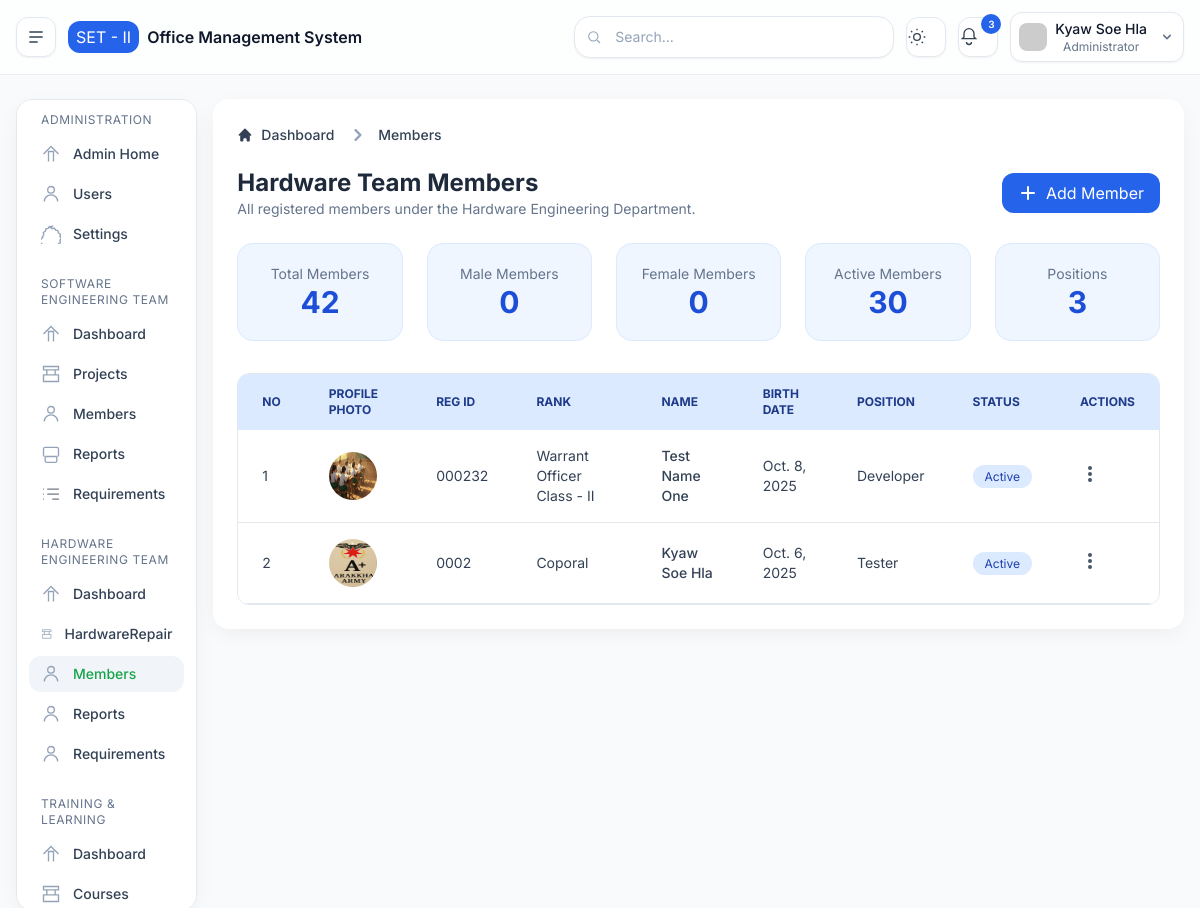
The app's page /het/members/ (signed in) with its own data.
### base/models.py (models this page shows, shortened)
class SystemSettings(models.Model):
    system_name = models.CharField(max_length=100, default="Engineering Management Dashboard")
    organization = models.CharField(max_length=100, default="Software Engineering Team II")
    email_notifications = models.BooleanField(default=True)
    system_warnings = models.BooleanField(default=True)
    weekly_reports = models.BooleanField(default=False)
    session_timeout = models.PositiveIntegerField(default=30)
    updated_at = models.DateTimeField(auto_now=True)

### accounts/models.py (models this page shows, shortened)
class CustomUser(AbstractBaseUser, PermissionsMixin):
    ROLE_CHOICES = [
        ("admin", "Administrator"),
        ("set", "Software Engineering Team"),
        ("het", "Hardware Engineering Team"),
        ("training", "Training & Learning"),
    ]
    id = models.UUIDField(primary_key=True, default=uuid.uuid4, editable=False)
    email = models.EmailField(unique=True)
    full_name = models.CharField(max_length=255)
    role = models.CharField(max_length=20, choices=ROLE_CHOICES, default="‌admin")
    is_active = models.BooleanField(default=True)
    is_staff = models.BooleanField(default=False)
    date_joined = models.DateTimeField(auto_now_add=True)
    groups = models.ManyToManyField(
        "auth.Group",
        related_name="customuser_set",
        blank=True,
        help_text="The groups this user belongs to.",
    )
    user_permissions = models.ManyToManyField(
        "auth.Permission",
        related_name="customuser_permissions",
        blank=True,
        help_text="Specific permissions for this user.",
    )
    USERNAME_FIELD = "email"
    REQUIRED_FIELDS = ["full_name"]
    objects = CustomUserManager()

### het/models.py (models this page shows, shortened)
class Member(models.Model):
    GENDER_CHOICES = [
        ('male', 'Male'),
        ('female', 'Female'),
    ]
    RANK_CHOICES = [
        ('private', 'Private'),
        ('lance_corporal', 'Lance Corporal'),
        ('coporal', 'Coporal'),
        ('sergeant', 'Sergeant'),
        ('warrant_officer_class-1', 'Warrant Officer Class - I'),
        ('warrant_officer_class-2', 'Warrant Officer Class - II'),
        ('second Lieutenant', 'Second Lieutenant'),
        ('lieutenant', 'Lieutenant'),
        ('captain', 'Captain'),
        ('major', 'Major'),
        ('colonel', 'Colonel'),
        ('general', 'General'),
    ]
    DEPARTMENT_CHOICES = [
        ("SET", "Software Engineering Team"),
        ("HET", "Hardware Engineering Team"),
        ("TRAINING", "Training & Learning"),
    ]
    POSITION_CHOICES = [
        ("developer", "Developer"),
        ("designer", "UI/UX Designer"),
        ("mobile_developer", "Mobile Developer"),
        ("server_admin", "Server Administrator"),
        ("tester", "Tester"),
        ("manager", "Project Manager"),
        ("intern", "Intern"),
    ]
    id = models.UUIDField(primary_key=True, default=uuid.uuid4, editable=False)
    user = models.ForeignKey(
        CustomUser, on_delete=models.CASCADE,
        related_name="het_members", null=True, blank=True,
        help_text="If this member is linked to a user account"
    )
    department = models.CharField(max_length=30, choices=DEPARTMENT_CHOICES, editable=False, blank=True, null=True)
    gender = models.CharField(max_length=10, choices=GENDER_CHOICES, blank=True, null=True)
    birth_date = models.DateField(blank=True, null=True)
    rank = models.CharField(max_length=50, choices=RANK_CHOICES, blank=True, null=True)
    full_name = models.CharField(max_length=150)
    reg_no = models.CharField(max_length=10, unique=True)
    position = models.CharField(max_length=50, choices=POSITION_CHOICES)
    joined_date = models.DateField(auto_now_add=True)
    is_active = models.BooleanField(default=True)
    bio = models.TextField(blank=True, null=True)
    profile_photo = models.ImageField(
        upload_to="members/photos/", blank=True, null=True,
        help_text="Optional profile picture"
    )
    created_at = models.DateTimeField(auto_now_add=True)
    updated_at = models.DateTimeField(auto_now=True)
    class Meta:
        verbose_name = "HET Member"
        verbose_name_plural = "HET Members"
        ordering = ["-created_at"]
    def get_profile_photo_url(self):
        if self.profile_photo and hasattr(self.profile_photo, "url"):
            return self.profile_photo.url
        from django.templatetags.static import static
        return static("profile/default-profile.png")

### het/views.py (the view)
# urls.py: path('members/', views.members, name='het.members'),
@role_required("het", "admin")
def members(request):
    members = Member.objects.all()
    context = {
        "active_menu": "het_members",
        "members": members,
    }
    return render(request, 'pages/het/members/members.html', context)

### templates/pages/het/members/members.html (shortened to what this page needs)
{% extends 'layouts/main.html' %}
{% block content %}
<div class="bg-white p-6 rounded-2xl shadow-soft dark:bg-slate-900">
  <nav class="flex mb-5" aria-label="Breadcrumb">
    <ol class="inline-flex items-center space-x-1 md:space-x-3">
      <li class="inline-flex items-center">
        <a href="{% url 'het.index' %}"
          class="inline-flex items-center text-sm font-medium text-slate-700 hover:text-blue-600 dark:text-slate-300 dark:hover:text-blue-400">
          <svg class="w-4 h-4 mr-2" fill="currentColor" viewBox="0 0 20 20">
            <path
              d="M10.707 2.293a1 1 0 00-1.414 0l-7 7a1 1 0 001.414 1.414L4 10.414V17a1 1 0 001 1h2a1 1 0 001-1v-2a1 1 0 011-1h2a1 1 0 011 1v2a1 1 0 001 1h2a1 1 0 001-1v-6.586l.293.293a1 1 0 001.414-1.414l-7-7z">
            </path>
          </svg>
          Dashboard
        </a>
      </li>
      <li>
        <div class="flex items-center">
          <svg class="w-6 h-6 text-slate-400" fill="currentColor" viewBox="0 0 20 20">
            <path fill-rule="evenodd"
              d="M7.293 14.707a1 1 0 010-1.414L10.586 10 7.293 6.707a1 1 0 011.414-1.414l4 4a1 1 0 010 1.414l-4 4a1 1 0 01-1.414 0z"
              clip-rule="evenodd"></path>
          </svg>
          <a href="#" class="ml-1 text-sm font-medium text-slate-700 hover:text-blue-600 md:ml-2 dark:text-slate-300 dark:hover:text-blue-400">
            Members
          </a>
        </div>
      </li>
    </ol>
  </nav>
  <div class="flex justify-between items-center mb-6">
    <div>
      <h2 class="text-2xl font-bold text-slate-800 dark:text-slate-200">Hardware Team Members</h2>
      <p class="text-slate-500 text-sm">All registered members under the Hardware Engineering Department.</p>
    </div>
    <button class="px-4 py-2 bg-blue-600 text-white rounded-xl hover:bg-blue-700 flex items-center gap-2">
      <svg xmlns="http://www.w3.org/2000/svg" class="h-5 w-5" fill="currentColor" viewBox="0 0 20 20">
        <path fill-rule="evenodd"
          d="M10 3a1 1 0 011 1v5h5a1 1 0 110 2h-5v5a1 1 0 11-2 0v-5H4a1 1 0 110-2h5V4a1 1 0 011-1z"
          clip-rule="evenodd" />
      </svg>
      <a href="{% url 'het.add-member' %}" class="text-white">
        Add Member
      </a>
    </button>
  </div>
  <div class="grid grid-cols-1 sm:grid-cols-5 gap-6 mb-8">
    <div class="bg-blue-50 dark:bg-slate-800 rounded-2xl p-5 text-center border border-blue-100 dark:border-slate-700">
      <p class="text-sm text-slate-500 dark:text-slate-400">Total Members</p>
      <p class="text-3xl font-bold text-blue-700 dark:text-blue-400">{{ total_members|default:42 }}</p>
    </div>
    <div class="bg-blue-50 dark:bg-slate-800 rounded-2xl p-5 text-center border border-blue-100 dark:border-slate-700">
      <p class="text-sm text-slate-500 dark:text-slate-400">Male Members</p>
      <p class="text-3xl font-bold text-blue-700 dark:text-blue-400">{{ total_male_members|default:0 }}</p>
    </div>
    <div class="bg-blue-50 dark:bg-slate-800 rounded-2xl p-5 text-center border border-blue-100 dark:border-slate-700">
      <p class="text-sm text-slate-500 dark:text-slate-400">Female Members</p>
      <p class="text-3xl font-bold text-blue-700 dark:text-blue-400">{{ total_female_members|default:0 }}</p>
    </div>
    <div class="bg-blue-50 dark:bg-slate-800 rounded-2xl p-5 text-center border border-blue-100 dark:border-slate-700">
      <p class="text-sm text-slate-500 dark:text-slate-400">Active Members</p>
      <p class="text-3xl font-bold text-blue-700 dark:text-blue-400">{{ total_active_members|default:30 }}</p>
    </div>
    <div class="bg-blue-50 dark:bg-slate-800 rounded-2xl p-5 text-center border border-blue-100 dark:border-slate-700">
      <p class="text-sm text-slate-500 dark:text-slate-400">Positions</p>
      <p class="text-3xl font-bold text-blue-700 dark:text-blue-400">{{ total_positions|default:3 }}</p>
    </div>
  </div>
  <div class="overflow-x-auto relative rounded-xl border border-slate-200 dark:border-slate-700">
    <table class="w-full text-sm text-left text-slate-700 dark:text-slate-300">
      <thead class="text-xs uppercase bg-blue-100 dark:bg-slate-800 text-blue-900 dark:text-blue-400">
        <tr>
          <th class="py-3 px-6">No</th>
          <th class="py-3 px-6">Profile Photo</th>
          <th class="py-3 px-6">Reg ID</th>
          <th class="py-3 px-6">Rank</th>
          <th class="py-3 px-6">Name</th>
          <th class="py-3 px-6">Birth Date</th>
          <th class="py-3 px-6">Position</th>
          <th class="py-3 px-6">Status</th>
          <th class="py-3 px-6">Actions</th>
        </tr>
      </thead>
      <tbody>
        {% for member in members %}
        <tr class="relative bg-white border-b dark:bg-slate-900 dark:border-slate-700 hover:bg-slate-50 dark:hover:bg-slate-800">
          <td class="py-4 px-6">{{ forloop.counter }}</td>
          <td class="py-4 px-6">
            <img src="{{ member.get_profile_photo_url|default:'/static/profile/default-profile.png' }}" alt="{{ member.full_name }}" class="w-12 h-12 rounded-full">
          </td>
          <td class="py-4 px-6">{{ member.reg_no|default:"-" }}</td>
          <td class="py-4 px-6">{{ member.get_rank_display|default:"Civilian" }}</td>
          <td class="py-4 px-6 font-medium">{{ member.full_name }}</td>
          <td class="py-4 px-6">{{ member.birth_date|default:"-" }}</td>
          <td class="py-4 px-6">{{ member.get_position_display }}</td>
          <td class="py-4 px-6">
            <span class="px-3 py-1 rounded-full text-xs
              {% if member.is_active %}
                bg-blue-100 text-blue-800 dark:bg-blue-800 dark:text-blue-200
              {% else %}
                bg-slate-100 text-slate-800 dark:bg-slate-700 dark:text-slate-300
              {% endif %}
            ">
              {% if member.is_active %}Active{% else %}Inactive{% endif %}
            </span>
          </td>
          <td class="py-4 px-6 relative group">
  <button class="text-slate-600 hover:text-blue-600 dark:text-slate-400 dark:hover:text-blue-400">
    <svg xmlns="http://www.w3.org/2000/svg" class="h-5 w-5" fill="currentColor" viewBox="0 0 20 20">
      <path d="M10 6a2 2 0 110-4 2 2 0 010 4zM10 12a2 2 0 110-4 2 2 0 010 4zM10 18a2 2 0 110-4 2 2 0 010 4z" />
    </svg>
  </button>
</td>
        </tr>
        {% empty %}
        <tr><td colspan="6" class="py-6 text-center text-slate-500 dark:text-slate-400">No members found.</td></tr>
        {% endfor %}
      </tbody>
    </table>
  </div>
</div>
{% endblock %}

### templates/layouts/partials/header.html (shortened to what this page needs)
<header
      class="sticky top-0 z-40 border-b border-slate-200/70 bg-white/75 backdrop-blur dark:border-slate-800 dark:bg-slate-900/75">
      <div class="mx-auto flex max-w-12xl items-center gap-3 px-4 py-3">
        <button id="btnSidebar"
          class="inline-flex h-10 w-10 items-center justify-center rounded-xl border border-slate-200 bg-white text-slate-700 shadow-sm hover:bg-slate-50 dark:border-slate-800 dark:bg-slate-900 dark:text-slate-200"
          aria-label="Toggle sidebar">
          <svg xmlns="http://www.w3.org/2000/svg" class="h-5 w-5" viewBox="0 0 24 24" fill="none" stroke="currentColor"
            stroke-width="1.8">
            <path d="M4 6h16M4 12h16M4 18h10" />
          </svg>
        </button>
        <div class="flex items-center gap-2">
          <span class="h-8 w-auto px-2 rounded-xl bg-brand-600 justify-center items-center text-white flex">{{organization|default:"SET - II"}}</span>
          <span class="font-semibold">{{system_name|default:"Office Management System"}}</span>
        </div>
        <div class="ml-auto flex items-center gap-2 sm:gap-3">
          <div class="relative hidden md:block">
            <input type="text" placeholder="Search..."
              class="w-[320px] rounded-2xl border border-slate-200 bg-white px-4 py-2.5 pl-10 text-sm shadow-sm outline-none placeholder:text-slate-400 focus:ring-2 focus:ring-brand-500/30 dark:border-slate-800 dark:bg-slate-900" />
            <svg class="absolute left-3 top-1/2 -translate-y-1/2 h-4 w-4 text-slate-400" viewBox="0 0 24 24" fill="none"
              stroke="currentColor" stroke-width="1.6">
              <circle cx="11" cy="11" r="7" />
              <path d="M21 21l-4.3-4.3" />
            </svg>
          </div>
          <button id="btnTheme"
            class="h-10 w-10 rounded-xl border border-slate-200 bg-white text-slate-700 shadow-sm hover:bg-slate-50 dark:border-slate-800 dark:bg-slate-900 dark:text-slate-200"
            aria-label="Toggle theme">
            <svg class="theme-sun h-5 w-5 block dark:hidden" viewBox="0 0 24 24" fill="none" stroke="currentColor"
              stroke-width="1.6">
              <circle cx="12" cy="12" r="4" />
              <path
                d="M12 2v2m0 16v2M2 12h2m16 0h2M4.9 4.9l1.4 1.4m11.3 11.4l1.4 1.4M4.9 19.1l1.4-1.4m11.3-11.4l1.4-1.4" />
            </svg>
          </button>
          <button
            class="relative h-10 w-10 rounded-xl border border-slate-200 bg-white text-slate-700 shadow-sm hover:bg-slate-50 dark:border-slate-800 dark:bg-slate-900 dark:text-slate-200"
            aria-label="Notifications">
            <svg class="h-5 w-5" viewBox="0 0 24 24" fill="none" stroke="currentColor" stroke-width="1.6">
              <path d="M6 8a6 6 0 1 1 12 0v4l2 2H4l2-2V8" />
              <path d="M9 18a3 3 0 0 0 6 0" />
            </svg>
            <span
              class="absolute -right-1 -top-1 inline-flex h-5 min-w-[20px] items-center justify-center rounded-full bg-brand-600 px-1.5 text-[10px] font-semibold text-white">3</span>
          </button>
          <div class="relative">
            <button id="profileDropdownBtn" class="flex items-center gap-2 rounded-xl border border-slate-200 bg-white px-2 py-1.5 shadow-sm md:flex dark:border-slate-800 dark:bg-slate-900">
              <img class="h-7 w-7 rounded-lg" src="https://i.pravatar.cc/48?img=13" alt="avatar" />
              <div class="leading-tight">
                <p class="text-sm font-medium">{{request.user.full_name}}</p>
                <p class="text-xs text-slate-500 dark:text-slate-400">{{request.user.get_role_display}}</p>
              </div>
              <svg xmlns="http://www.w3.org/2000/svg" class="h-4 w-4 ml-1 text-slate-500" viewBox="0 0 20 20" fill="currentColor">
                <path fill-rule="evenodd" d="M5.293 7.293a1 1 0 011.414 0L10 10.586l3.293-3.293a1 1 0 111.414 1.414l-4 4a1 1 0 01-1.414 0l-4-4a1 1 0 010-1.414z" clip-rule="evenodd" />
              </svg>
            </button>
          </div>
        </div>
      </div>
    </header>

### templates/layouts/main.html (style rules this page uses)
body { font-family: 'Inter', sans-serif; }

### records on screen
SystemSettings: organization "SET - II", system_name "Office Management System"
CustomUser: user.full_name "Kyaw Soe Hla", user.role "Administrator"
Member: get_profile_photo_url (picture), reg_no "000232", rank "Warrant Officer Class - II", full_name "Test Name One", birth_date "Oct. 8, 2025", position "Developer", is_active "Active"
Member: get_profile_photo_url (picture), reg_no "0002", rank "Coporal", full_name "Kyaw Soe Hla", birth_date "Oct. 6, 2025", position "Tester", is_active "Active"

### other values on screen
{{ total_members|default:42 }} "42"
{{ total_male_members|default:0 }} "0"
{{ total_female_members|default:0 }} "0"
{{ total_active_members|default:30 }} "30"
{{ total_positions|default:3 }} "3"
